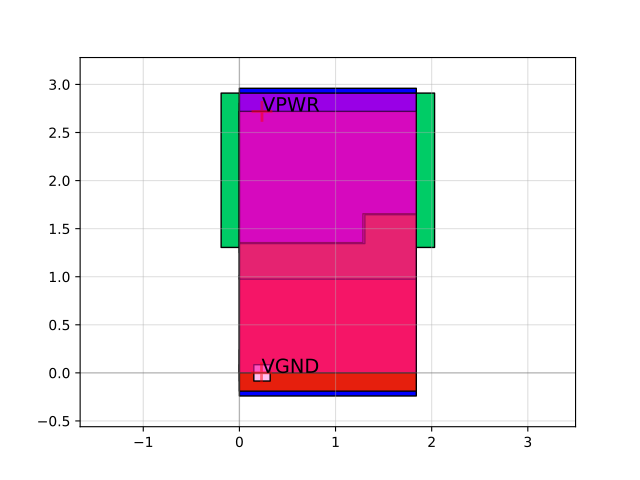

Generate this figure with Python:
import sky130

c = sky130.components.sky130_fd_sc_hd__o21ai_1()
c.plot()
